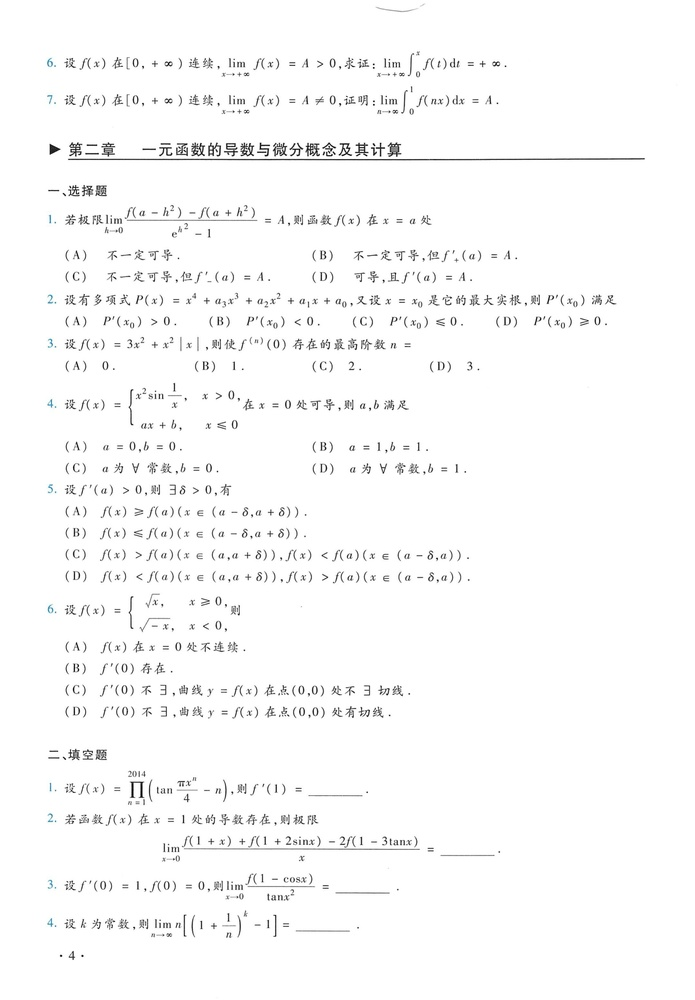
#> input picture data/images/8.jpg, 695 x 1000 px, shrunk from 2159 x 3106 before the run
$ jupyter execute --allow-errors analyze_problems.ipynb
#> lines starting #> are read from the running program, lines starting #| are printed output that depends on the picture
[cell 1]
# %config InlineBackend.figure_format = 'retina'

from enum import Enum
from typing import TypedDict, List, Tuple
import matplotlib.pyplot as plt
from PIL import Image, ImageDraw, ImageFont, ImageFilter


class HeadType(int, Enum):
    PROBLEM = 0  # blue
    TITLE = 1  # black
    CONTINUE = 2  # white


HeadTypeColorMap = {
    HeadType.PROBLEM: 'blue',
    HeadType.TITLE: 'gray',
    HeadType.CONTINUE: 'green',
}


class BaseBlock(TypedDict):
    # [i, j)
    value: Tuple[int]


class Block(BaseBlock):
    head: HeadType

[cell 2]
# 一个区块的最小高度，低于这个高度的可能是有噪点的空白行
MIN_BLOCK_HEIGHT = 5

# 判定两个区块之间的最小高度差，低于则合并
# 经过验证，无法通过区块之间的高度差区分大题与小题 :(
# 比9低就不能把一些分子分母粘合一起了，不过可以后续再合并
MIN_HEIGHT_BETWEEN_BLOCKS = 9

# 判断一行是否非空白行的最小有效点数
MIN_NON_WHITE_POINTS_IN_ROW = 1

# 保证block的框选是最佳视觉比例
MARGIN_LEFT_PCT = .03

# 去除页面上下部分的空白
TOP_PCT = .05
BOTTOM_PCT = .95

# 确定题目的标题蓝色位置
MIN_BLUE_X = 100
MAX_BLUE_X = 300

DRAW_BLOCK_TYPE_SQUARE_SIZE = 20

MERGE_CONTUOURS = True

DRAW_BLOCK_TYPE = True
DRAW_BLOCK_YS = False
DRAW_BLOCK_CONTUOUR = True
DRAW_HEIGHT_BETWEEN_BLOCKS = False

QR_MARGIN = 25
QR_RADIUS = 100
QR_PADDING_LEFT = 10
QR_HALF_SIZE = (QR_MARGIN + QR_RADIUS)
QR_BLUR_MIN = 150

FONT = ImageFont.truetype(font='/System/Library/Fonts/PingFang.ttc', size=30)


# [65 lines left out: functions is_point_blue, ensure_blue_xs, checkHeadType, mergeBlocks, not called in this run]


def dropQrCode(img):
    w, h = img.size
    while True:
        im_blur = img.convert('L').filter(ImageFilter.BoxBlur(QR_RADIUS))
        blur_min = np.min(im_blur)
        if blur_min < QR_BLUR_MIN:
            qr_center = np.unravel_index(np.argmin(im_blur), (h, w))
            y, x = qr_center
            print(f'dropping qrcode at ({x}, {y}), val: {blur_min}')
            qr_start = (x - QR_HALF_SIZE - QR_PADDING_LEFT, y - QR_HALF_SIZE)
            img_white = Image.new(
                'RGB', (QR_HALF_SIZE * 2 + QR_PADDING_LEFT, QR_HALF_SIZE << 1), color=(255, 255, 255))
            img.paste(img_white, qr_start)
        else:
            break


# [75 lines left out: functions getBaseBlocks, doDraw, not called in this run]


def main(img_path):
#> called with img_path = '../data/images/8.jpg'
    img = Image.open(img_path)
#> img is the input picture: PIL image 695x1000 RGB; mean R, G, B 249.9, 249.9, 249.9
    dropQrCode(img)
#> the loop in dropQrCode, `while True:` made 1 pass
#> pass 1, in dropQrCode, `im_blur = img.convert('L').filter(ImageFilter.BoxBlur(QR_RADIUS))`:
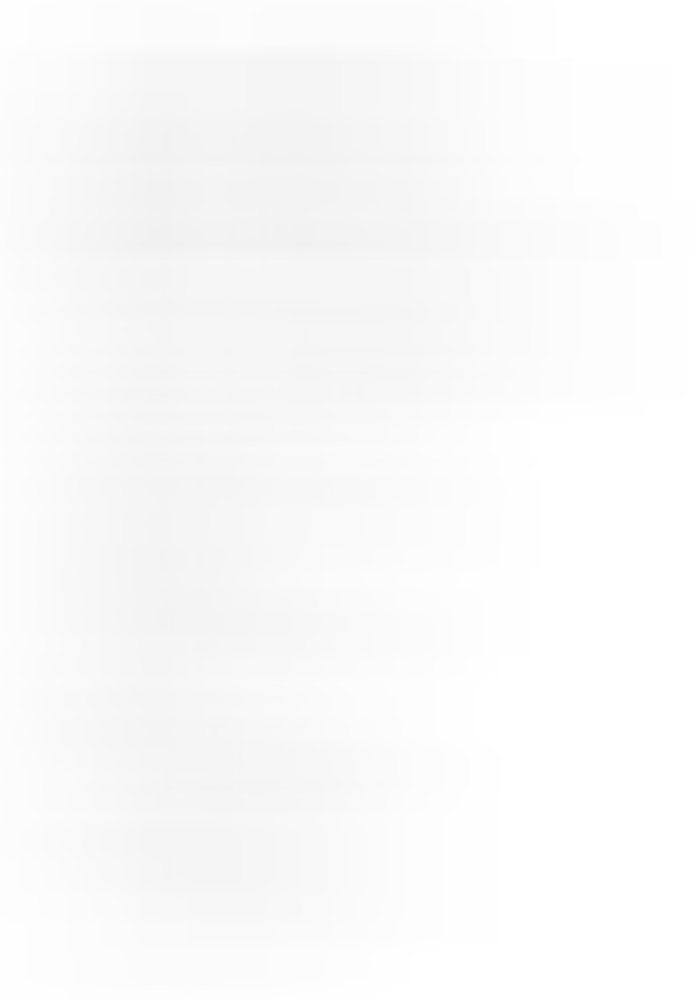
#> im_blur: PIL image 695x1000 L; min 240, max 255, mean 250.1
    blocks = getBaseBlocks(img)
    blue_xs = ensure_blue_xs(img)
    for block in blocks:
        block['headType'] = checkHeadType(img, block, blue_xs)
    if MERGE_CONTUOURS:
        blocks = mergeBlocks(blocks)
    doDraw(img, blocks, blue_xs)
    plt.figure(figsize=(12,16), dpi=120)
    plt.imshow(img)
    plt.show()


#> (the rest of this cell did not finish here and is left out)
